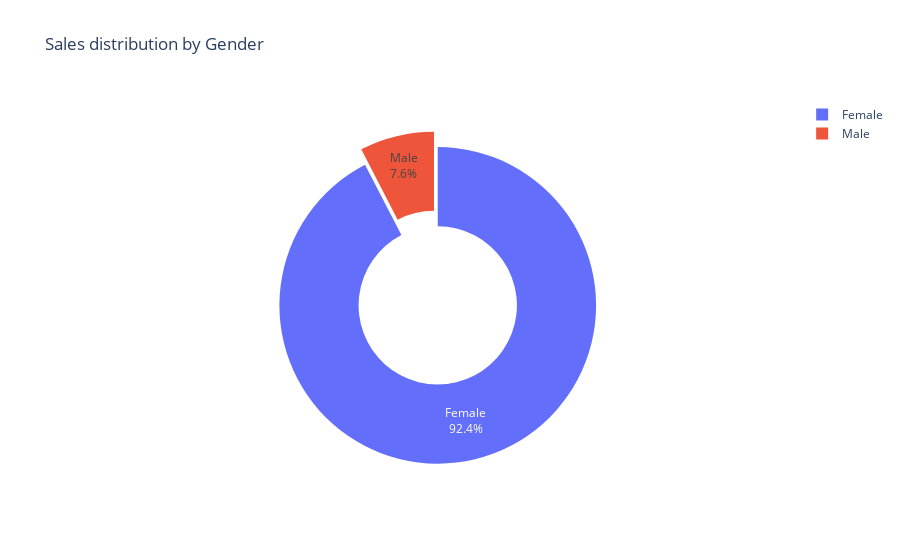

This figure's notebook cell:
### Code cell
#fig1 = px.bar(Revenue_by_gender, x='Gender', y='Sold', title='Revenue By Gender')
fig1 = px.pie(Revenue_by_gender, values='Sold', names='Gender', title="Sales distribution by Gender", hole=0.5)
fig1.update_traces(
    textinfo='percent+label',  # Attach names to the percentages
    pull=[0.1, 0, 0, 0.2]  # Pop out slices: the first and last in this example
)
fig1.show()

### Figure 1 — Plotly figure (JSON) as saved in the notebook; plotly's stock layout.template omitted (floating-point values rounded to 4 significant figures)
{"data": [{"domain": {"x": [0, 1], "y": [0, 1]}, "hole": 0.5, "hovertemplate": "Gender=%{label}<br>Sold=%{value}<extra></extra>", "labels": ["Female", "Male"], "legendgroup": "", "name": "", "pull": [0.1, 0, 0, 0.2], "showlegend": true, "textinfo": "percent+label", "type": "pie", "values": [47384, 3895]}], "layout": {"legend": {"tracegroupgap": 0}, "title": {"text": "Sales distribution by Gender"}}}
